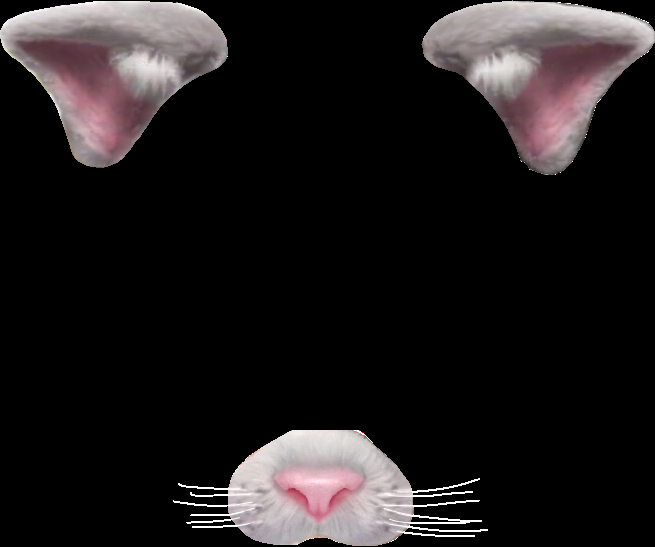
#> input picture yüzler/1.png, 655 x 547 px
$ python 'yüz1.py'
#> lines starting #> are read from the running program, lines starting #| are printed output that depends on the picture; after the words box and inside, x2 and y2 are one past the last pixel; in counts of white or black regions, pixels touching at a corner belong together
import cv2
import numpy as np
import keyboard  # using module keyboard
#path = 'C:/users/Emin/Desktop/yüzfiltre'

#get facial classifiers
face_cascade = cv2.CascadeClassifier('../haarcascade_frontalface_default.xml')
eye_cascade = cv2.CascadeClassifier('../haarcascade_eye.xml')

#read images
witch = cv2.imread('../yüzler/1.png')
#> witch is the input picture: shape (547, 655, 3); mean B, G, R 27.7, 27.1, 30.6

#get shape of witch
original_witch_h,original_witch_w,witch_channels = witch.shape
#> original_witch_h = 547; original_witch_w = 655; witch_channels = 3

#convert to gray
witch_gray = cv2.cvtColor(witch, cv2.COLOR_BGR2GRAY)
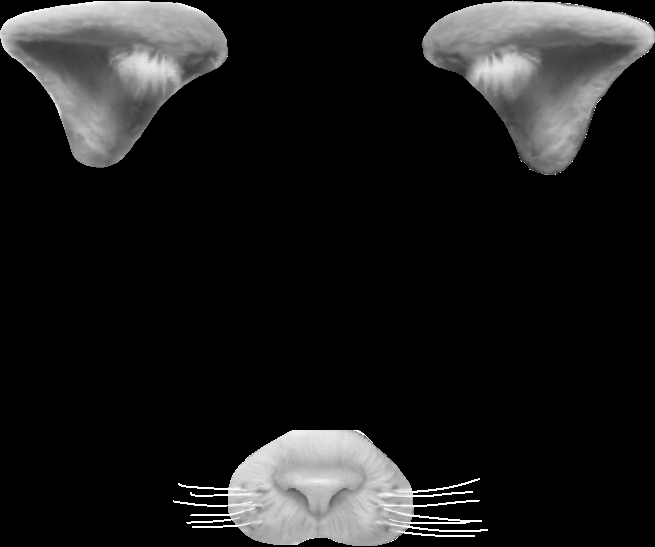
#> witch_gray: shape (547, 655); min 0, max 255, mean 28.2

#create mask and inverse mask of witch
ret, original_mask = cv2.threshold(witch_gray, 10, 255, cv2.THRESH_BINARY_INV)
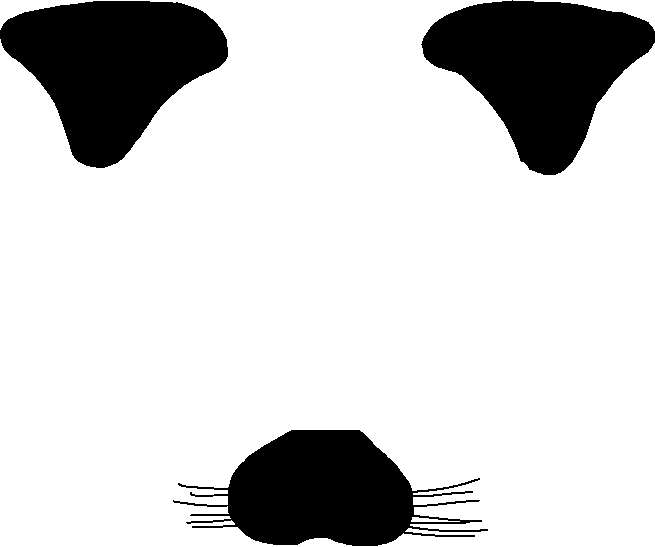
#> original_mask: shape (547, 655); 81.7% white; 3 black regions, box (x1, y1, x2, y2) and area: (421, 0, 655, 175) 23320, (0, 1, 228, 168) 23200, (173, 430, 488, 546) 19128
original_mask_inv = cv2.bitwise_not(original_mask)

#read video
cap = cv2.VideoCapture(0)
ret, img = cap.read()
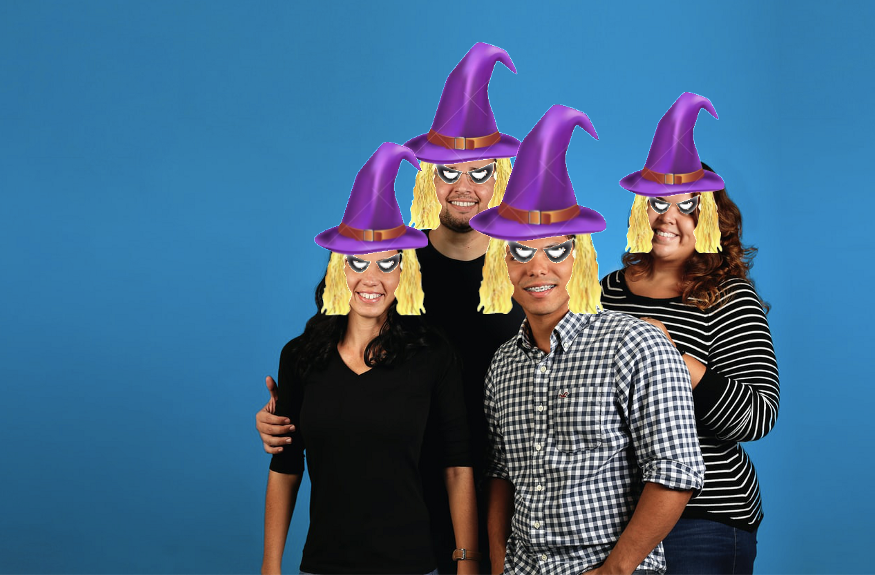
#> input picture img/1_agaowzal6tEMCzIo1JwAUQ.png, 875 x 575 px, given in place of the camera
#> img is the input picture: shape (575, 875, 3); mean B, G, R 135.6, 103.8, 66.8
img_h, img_w = img.shape[:2]
#> img_h = 575; img_w = 875

while True:   #continue to run until user breaks loop

    #read each frame of video and convert to gray
    ret, img = cap.read()
    gray = cv2.cvtColor(img,cv2.COLOR_BGR2GRAY)
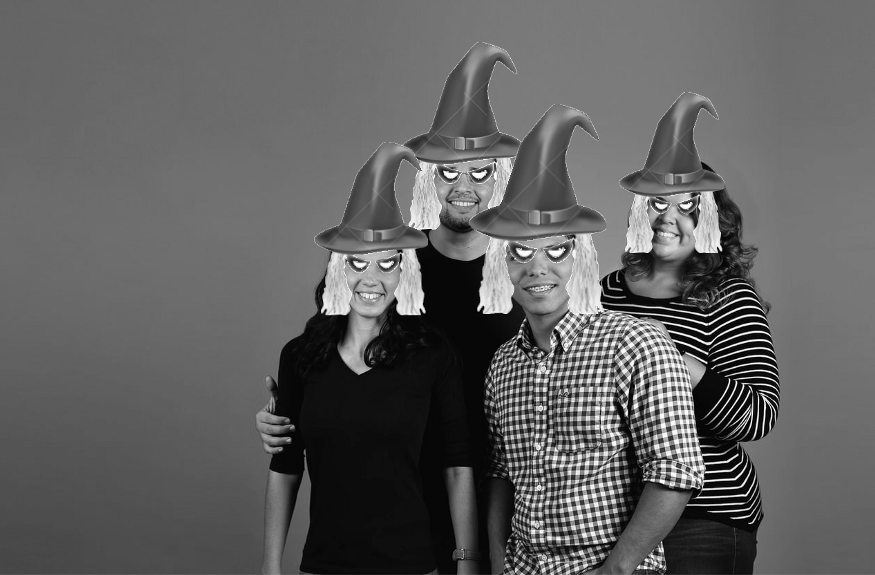
#> gray: shape (575, 875); min 0, max 255, mean 96.3

    #find faces in image using classifier
    faces = face_cascade.detectMultiScale(gray, 1.5, 3)
#> faces = ()

    #for every face found:
    for (x,y,w,h) in faces:
        #retangle for testing purposes
        #img = cv2.rectangle(img,(x,y),(x+w,y+h),(255,0,0),2)

        #coordinates of face region
        face_w = w
        face_h = h
        face_x1 = x
        face_x2 = face_x1 + face_w
        face_y1 = y
        face_y2 = face_y1 + face_h

        #witch size in relation to face by scaling
        witch_width = int(1.5 * face_w)
        witch_height = int(witch_width * original_witch_h / original_witch_w)

        #setting location of coordinates of witch
        witch_x1 = face_x2 - int(face_w/2) - int(witch_width/2)
        witch_x2 = witch_x1 + witch_width
        witch_y1 = face_y1 - int(face_h*0.50)
        witch_y2 = witch_y1 + witch_height

        #check to see if out of frame
        if witch_x1 < 0:
            witch_x1 = 0
        if witch_y1 < 0:
            witch_y1 = 0
        if witch_x2 > img_w:
            witch_x2 = img_w
        if witch_y2 > img_h:
            witch_y2 = img_h

        #Account for any out of frame changes
        witch_width = witch_x2 - witch_x1
        witch_height = witch_y2 - witch_y1

        #resize witch to fit on face
        witch = cv2.resize(witch, (witch_width,witch_height), interpolation = cv2.INTER_AREA)
        mask = cv2.resize(original_mask, (witch_width,witch_height), interpolation = cv2.INTER_AREA)
        mask_inv = cv2.resize(original_mask_inv, (witch_width,witch_height), interpolation = cv2.INTER_AREA)

        #take ROI for witch from background that is equal to size of witch image
        roi = img[witch_y1:witch_y2, witch_x1:witch_x2]

        #original image in background (bg) where witch is not
        roi_bg = cv2.bitwise_and(roi,roi,mask = mask)
        roi_fg = cv2.bitwise_and(witch,witch,mask=mask_inv)
        dst = cv2.add(roi_bg,roi_fg)

        #put back in original image
        img[witch_y1:witch_y2, witch_x1:witch_x2] = dst

        break
#> this loop made 0 passes

    #display image
    cv2.imshow('img',img)

    #if user pressed 'q' break
    if cv2.waitKey(1) == ord('q'): #

#> (key q is pressed here)
        break;
#> (the run stopped early here; a loop or call above may not have finished)
